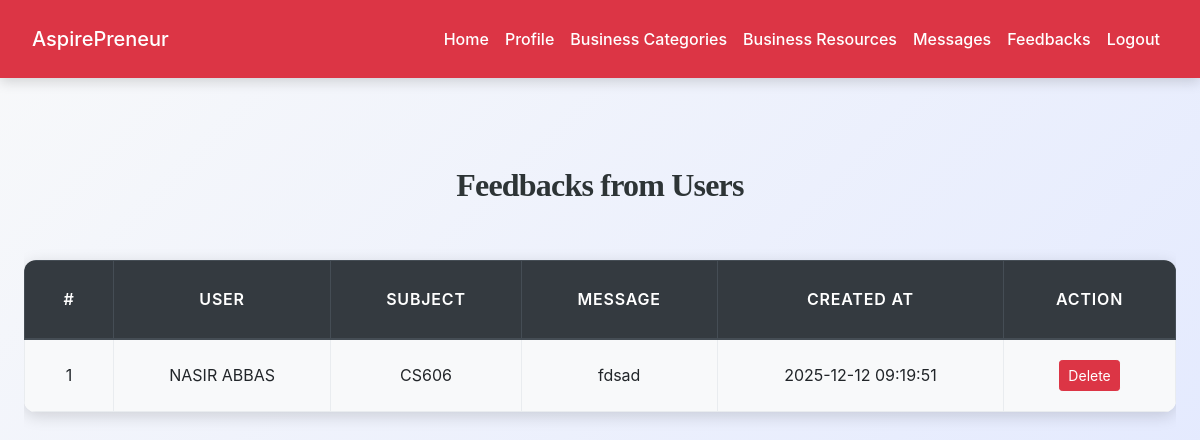
/agent/agent_feedbacks.php (signed in), run on the app's committed database.
### tables this page shows
CREATE TABLE `feedback` (
  `id` int(11) NOT NULL,
  `user_id` int(11) NOT NULL,
  `agent_id` int(11) NOT NULL,
  `subject` varchar(255) DEFAULT NULL,
  `message` text NOT NULL,
  `created_at` timestamp NOT NULL DEFAULT current_timestamp()
);

CREATE TABLE `users` (
  `id` int(11) NOT NULL,
  `username` varchar(50) NOT NULL,
  `email` varchar(100) NOT NULL,
  `password_hash` varchar(255) NOT NULL,
  `full_name` varchar(100) DEFAULT NULL,
  `role` enum('user','agent') NOT NULL DEFAULT 'user',
  `status` enum('pending','approved','rejected') NOT NULL DEFAULT 'pending',
  `created_at` timestamp NOT NULL DEFAULT current_timestamp(),
  `updated_at` timestamp NOT NULL DEFAULT current_timestamp() ON UPDATE current_timestamp()
);

### agent/agent_feedbacks.php (the view, shortened to what this page needs)
<?php
include('../config.php');
$agent_id = $_SESSION["id"];
$stmt = mysqli_prepare($conn, "
    SELECT f.id, f.subject, f.message, f.created_at, u.full_name AS user_name
    FROM feedback f
    INNER JOIN users u ON f.user_id = u.id
    WHERE f.agent_id = ?
    ORDER BY f.created_at DESC
");
mysqli_stmt_bind_param($stmt, "i", $agent_id);
mysqli_stmt_execute($stmt);
$result = mysqli_stmt_get_result($stmt);
$feedbacks = mysqli_fetch_all($result, MYSQLI_ASSOC);
?>
<!DOCTYPE html>
<html lang="en">
<head>
    <link rel="stylesheet" href="https://cdn.jsdelivr.net/npm/bootstrap@4.6.2/dist/css/bootstrap.min.css">
    <link rel="stylesheet" href="../css/style.css">
</head>
<body>
<?php include('navbar.php'); ?>
<div class="container py-5">
    <h2 class="mb-4">Feedbacks from Users</h2>
    <?php if ($feedbacks): ?>
        <div class="table-responsive">
            <table class="table table-bordered table-striped">
                <thead class="thead-dark">
                    <tr>
                        <th>#</th>
                        <th>User</th>
                        <th>Subject</th>
                        <th>Message</th>
                        <th>Created At</th>
                        <th>Action</th>
                    </tr>
                </thead>
                <tbody>
                    <?php foreach ($feedbacks as $fb): ?>
                        <tr>
                            <td><?= $fb['id'] ?></td>
                            <td><?= htmlspecialchars($fb['user_name']) ?></td>
                            <td><?= htmlspecialchars($fb['subject']) ?></td>
                            <td><?= htmlspecialchars($fb['message']) ?></td>
                            <td><?= $fb['created_at'] ?></td>
                            <td>
                                <a href="?delete=<?= $fb['id'] ?>" class="btn btn-danger btn-sm" onclick="return confirm('Are you sure you want to delete this feedback?')">Delete</a>
                            </td>
                        </tr>
                    <?php endforeach; ?>
                </tbody>
            </table>
        </div>
    <?php else: ?>
        <p>No feedbacks found.</p>
    <?php endif; ?>
</div>
</body>
</html>

### css/style.css (style rules this page uses)
:root { --primary: #007bff; --secondary: #6c757d; --success: #28a745; --info: #17a2b8; --warning: #ffc107; --danger: #dc3545; --light: #f8f9fa; --dark: #2d3436; --accent: #ff6f61; --highlight: #6f42c1; --shadow: rgba(0, 0, 0, 0.15); --transition: all 0.3s ease-in-out; }
body { font-family: 'Inter', 'Segoe UI', Tahoma, Geneva, Verdana, sans-serif; background: linear-gradient(135deg, var(--light) 0%, #e0e7ff 100%); color: var(--dark); line-height: 1.8; margin: 0; padding: 0; min-height: 100vh; font-size: 16px; }
h1, h2, h3, h4 { text-align: center; margin: 2.5rem 0; font-family: 'Georgia', 'Times New Roman', serif; color: var(--dark); font-weight: 700; letter-spacing: -0.025em; }
h2 { font-size: 2rem; }
.container { max-width: 1200px; margin: 0 auto 3rem; padding: 0 1.5rem; }
.table { width: 100%; border-collapse: collapse; margin: 2rem 0; font-size: 1rem; background-color: #ffffff; border-radius: 12px; overflow: hidden; box-shadow: 0 4px 16px var(--shadow); transition: var(--transition); }
.table th, .table td { padding: 1.25rem; border: 1px solid #e9ecef; text-align: center; vertical-align: middle; }
.table thead th { background-color: rgb(0, 0, 0); color: white; font-weight: 600; text-transform: uppercase; letter-spacing: 0.05em; padding: 1.5rem; }
.table tbody tr { transition: var(--transition); }
.table tbody tr:nth-child(odd) { background-color: var(--light); }
a { color: var(--primary); text-decoration: none; font-weight: 500; transition: var(--transition); }

### data on the page
feedback: id "1", user.full_name "NASIR ABBAS", subject "CS606", message "fdsad", created_at "2025-12-12 09:19:51"
